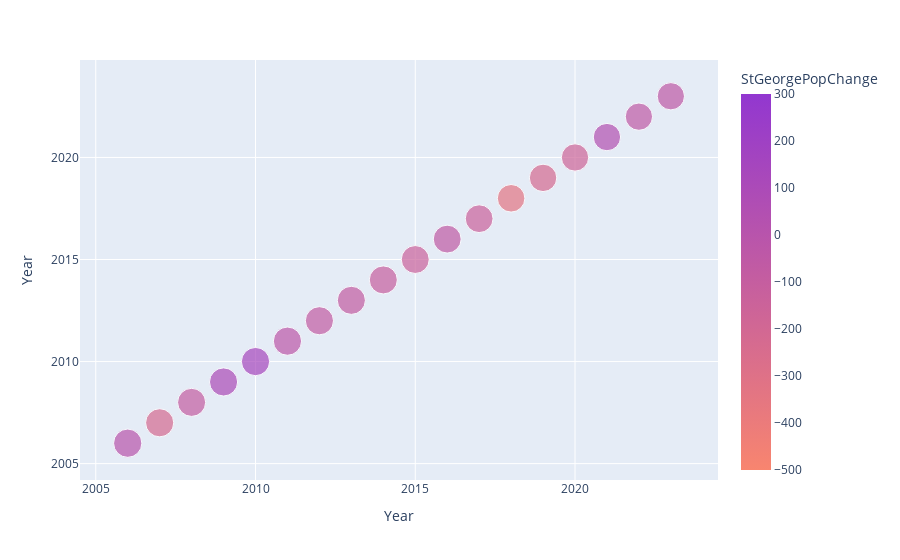

Notebook source saved alongside this figure:
### Code cell
fig_stgeorge = px.scatter(df,x='Year',y='Year',size='St George',color='StGeorgePopChange',color_continuous_scale=[(0,'rgb(248, 133, 111)'),(1,'rgb(146, 55, 208)')],range_color=[-500,300])
fig_stgeorge.show()
fig_stgeorge.write_image('/Users/katmckenney/Documents/Visualizations/Python Exports/popchange-stgeorge.svg')

### Figure 1 — Plotly figure (JSON) as saved in the notebook; plotly's stock layout.template omitted (floating-point values rounded to 4 significant figures)
{"data": [{"hovertemplate": "Year=%{y}<br>St George=%{marker.size}<br>StGeorgePopChange=%{marker.color}<extra></extra>", "legendgroup": "", "marker": {"color": [0, -224, -89, 96, 141, -33, -74, -77, -115, -137, -61, -140, -337, -221, -159, 42, -56, -46], "coloraxis": "coloraxis", "size": [21225, 21001, 20912, 21008, 21149, 21116, 21042, 20965, 20850, 20713, 20652, 20512, 20175, 19954, 19795, 19837, 19781, 19735], "sizemode": "area", "sizeref": 53.06, "symbol": "circle"}, "mode": "markers", "name": "", "orientation": "v", "showlegend": false, "type": "scatter", "x": [2006, 2007, 2008, 2009, 2010, 2011, 2012, 2013, 2014, 2015, 2016, 2017, 2018, 2019, 2020, 2021, 2022, 2023], "xaxis": "x", "y": [2006, 2007, 2008, 2009, 2010, 2011, 2012, 2013, 2014, 2015, 2016, 2017, 2018, 2019, 2020, 2021, 2022, 2023], "yaxis": "y"}], "layout": {"coloraxis": {"cmax": 300, "cmin": -500, "colorbar": {"title": {"text": "StGeorgePopChange"}}, "colorscale": [[0, "rgb(248, 133, 111)"], [1, "rgb(146, 55, 208)"]]}, "legend": {"itemsizing": "constant", "tracegroupgap": 0}, "margin": {"t": 60}, "xaxis": {"anchor": "y", "domain": [0, 1], "title": {"text": "Year"}}, "yaxis": {"anchor": "x", "domain": [0, 1], "title": {"text": "Year"}}}}
